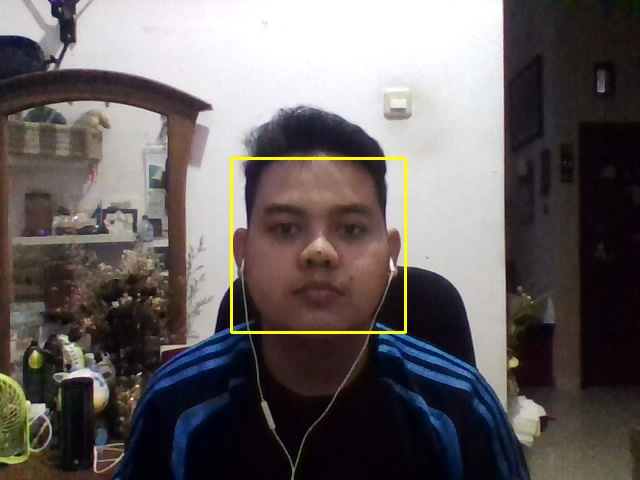
#> input picture datawajah/wajah.000001.1.jpg, 640 x 480 px; its folder holds only this picture in this run
$ python LatihWajah.py
#> lines starting #> are read from the running program, lines starting #| are printed output that depends on the picture
import cv2, os, numpy as np
from PIL import Image

wajahDir ='datawajah'
latihDir = 'latihwajah'

def getImageLabel(path):
#> called with path = 'datawajah'
    imagePaths = [os.path.join(path,f) for f in os.listdir(path)]
    faceSamples = []
    faceIDs = []
    for imagePaths in imagePaths:
        PILImg = Image.open(imagePaths).convert('L') #convert kedalam grey atau abu abu
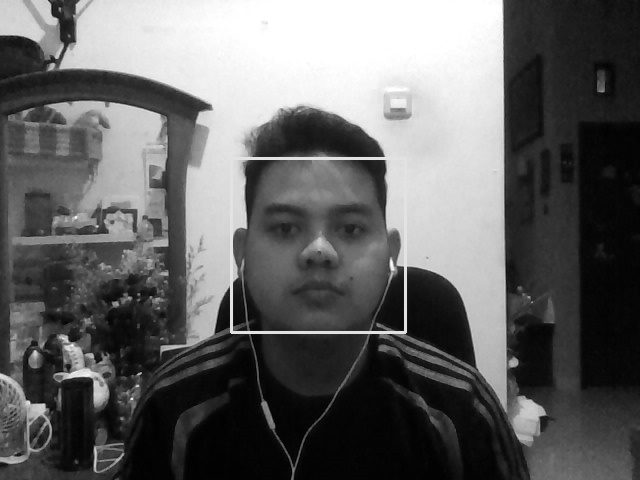
#> PILImg: PIL image 640x480 L; min 0, max 255, mean 99
        imgNum = np.array(PILImg,'uint8')
        faceID = int(os.path.split(imagePaths)[-1].split(".")[1])
        faces = faceDetector.detectMultiScale(imgNum)
#> faces = [[232, 161, 170, 170], [197, 63, 229, 229]]
        for (x, y, w, h) in faces:
            faceSamples.append(imgNum[y:y+h,x:x+w])
            faceIDs.append(faceID)
#> this loop made 2 passes
#> after the loop, faceIDs = [1, 1]; faceSamples = 2 items
        return faceSamples,faceIDs

faceRecognizer = cv2.face.LBPHFaceRecognizer_create()
faceDetector = cv2.CascadeClassifier('haarcascade_frontalface_default.xml')

print("Mesin Sedang Melakukan Training Data Wajah. Tunggu Dalam Beberapa Detik")
faces,IDs = getImageLabel(wajahDir)
#> faces = 2 items; IDs = [1, 1]
faceRecognizer.train(faces,np.array(IDs))

#SIMPAN
faceRecognizer.write(latihDir+'/training.xml')
print ("Sebanyak {0} data wajah telah ditrainingkan ke mesin.", format(len(np.unique(IDs))))
#| Sebanyak {0} data wajah telah ditrainingkan ke mesin. 1

$ run again, on datawajah/wajah.2.1.jpg
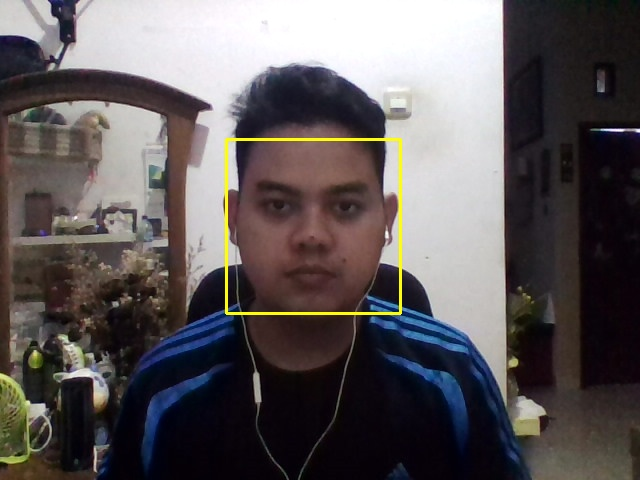
#> input picture datawajah/wajah.2.1.jpg, 640 x 480 px
#> in getImageLabel, `PILImg = Image.open(imagePaths).convert('L')`:
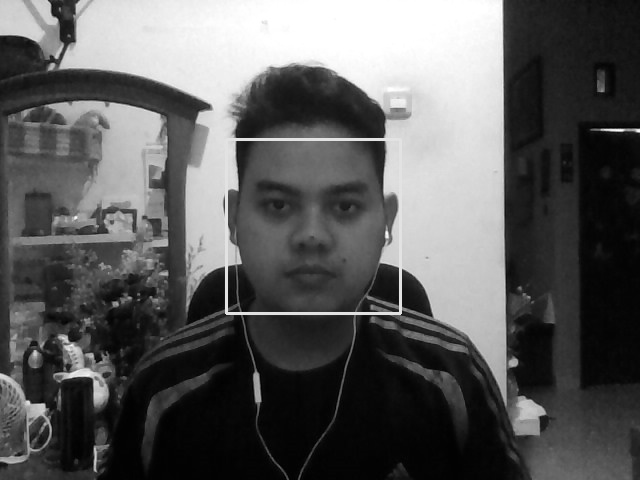
#> PILImg: PIL image 640x480 L; min 0, max 255, mean 91
#> in getImageLabel, `faces = faceDetector.detectMultiScale(imgNum)`: faces = [[225, 137, 174, 174]]
#> the loop in getImageLabel, `for (x, y, w, h) in faces:` made 1 pass
#> after the loop in getImageLabel, `for (x, y, w, h) in faces:`: faceIDs = [2]; faceSamples = 1 item
#> `faces,IDs = getImageLabel(wajahDir)`: IDs = [2]
#| Sebanyak {0} data wajah telah ditrainingkan ke mesin. 1
